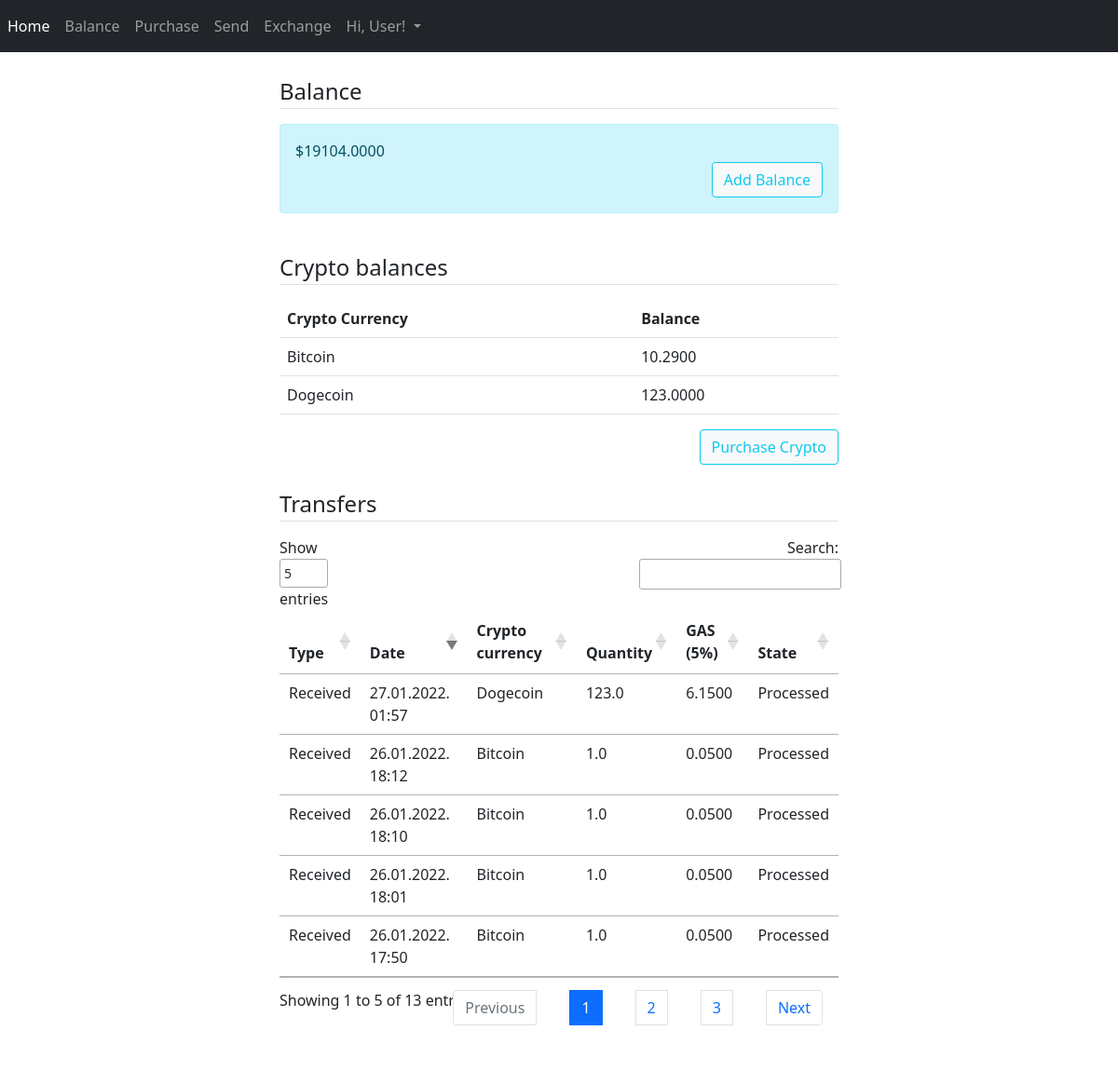
The app's page /balance (signed in) with its own data.
### CryptoExchange/models/dbmodels.py (models this page shows, shortened)
class User(db.Model, UserMixin):
    id = db.Column(db.Integer, primary_key=True)
    first_name = db.Column(db.String(20), nullable=False)
    last_name = db.Column(db.String(20), nullable=False)
    address = db.Column(db.String(20), nullable=False)
    city = db.Column(db.String(20), nullable=False)
    country = db.Column(db.String(20), nullable=False)
    phone = db.Column(db.String(15), nullable=False, unique=True)
    email = db.Column(db.String(120), nullable=False, unique=True)
    password = db.Column(db.String(60), nullable=False)
    verified = db.Column(db.Boolean, default=False, nullable=False)
    balance = db.Column(db.Float, default=0, nullable=False)
    sent_transactions = db.relationship('Transactions', backref='sender',
                                        foreign_keys="Transactions.sender_id", lazy=True)
    recv_transactions = db.relationship('Transactions', backref='receiver',
                                        foreign_keys="Transactions.receiver_id", lazy=True)

class Transactions(db.Model):
    id = db.Column(db.Integer, primary_key=True)
    sender_id = db.Column(db.Integer, db.ForeignKey('user.id'), nullable=False)
    receiver_id = db.Column(db.Integer, db.ForeignKey('user.id'), nullable=False)
    transaction_hash = db.Column(db.String(64), nullable=False, default='0')
    crypto = db.Column(db.String(60), nullable=False)
    quantity = db.Column(db.Float, nullable=False)
    gas_percentage = db.Column(db.Float, nullable=False)
    gas = db.Column(db.Float, nullable=False)
    state = db.Column(db.Enum(TransactionState), nullable=False, default=TransactionState.IN_PROCESS)
    date_started = db.Column(db.DateTime, nullable=False, default=datetime.now)

### CryptoExchange/controllers/routes.py (the view)
@app.route('/balance')
@login_required
def balance():
    if not current_user.verified:
        return redirect(url_for('profile_activation'))
    account_balance = current_user.balance
    crypto_balance = get_user_crypto_balance(current_user.id)
    transfers = Transactions.query.filter(((Transactions.sender_id == current_user.id)
                                           | (Transactions.receiver_id == current_user.id))
                                          & (Transactions.sender_id != Transactions.receiver_id)).all()
    return render_template('balance.html', title='Balance',
                           balance=account_balance,
                           crypto_balance=crypto_balance,
                           transfer=transfers)

### CryptoExchange/models/dbmodels.py (called while the page is built)
@login_manager.user_loader
def load_user(user_id):
    return User.query.get(int(user_id))

### CryptoExchange/templates/balance.html (shortened to what this page needs)
{% extends "layout.html" %}
{% block content %}
<div style="margin: 0 auto; width: 50%;">
    <br/>
    <div style="container-fluid">
        <legend class="border-bottom mb-3">Balance</legend>
        <div class="alert alert-info" role="alert">
            ${{ "{:.4f}".format(balance) }}
            <div style="text-align: right;">
                        <a class="btn btn-outline-info btn-light" href="{{ url_for('add_balance') }}" role="button">Add Balance</a>
                        </div>
        </div>
        <br/>
    </div>
    <div style="container-fluid">
        <legend class="border-bottom mb-3">Crypto balances</legend>
        <table class="table table-hover">
            <tr>
                <th>Crypto Currency</th>
                <th>Balance</th>
            </tr>
            {% for key, value in crypto_balance.items() %}
            <tr>
                <td>{{ key }}</td>
                <td>{{ "{:.4f}".format(value) }}</td>
            </tr>
            {% endfor %}
        </table>
                <div style="text-align: right;">
                        <a class="btn btn-outline-info btn-light" href="{{ url_for('purchase') }}" role="button">Purchase Crypto</a>
                        </div>
    </div>
    <br/>
    <div style="container-fluid">
        <legend class="border-bottom mb-3">Transfers</legend>
        <table id="data" class="table table-hover">
            <thead>
            <tr>
                <th>Type</th>
                <th>Date</th>
                <th>Crypto currency</th>
                <th>Quantity</th>
                <th>GAS (5%)</th>
                <th>State</th>
            </tr>
            </thead>
            <tbody>
            {% for item in transfer %}
            <tr>
                {% if item.receiver_id == current_user.id and item.sender_id == current_user.id %}
                <td>Bought</td>
                {% elif item.sender_id == current_user.id %}
                <td>Sent</td>
                {% elif item.receiver_id == current_user.id %}
                <td>Received</td>
                {% endif %}
                <td>{{ item.date_started.strftime('%d.%m.%Y. %H:%M') }}</td>
                <td>{{ item.crypto }}</td>
                <td>{{ item.quantity }}</td>
                <td>{{ "{:.4f}".format(item.gas) }}</td>
                <td>{{ item.state.value }}</td>
            </tr>
            {% endfor %}
            </tbody>
        </table>
    </div>
</div>
{% endblock content %}

### CryptoExchange/templates/layout.html (shortened to what this page needs)
<!DOCTYPE html>
<html lang="en" xmlns="">
<head>
    <link href="https://cdn.jsdelivr.net/npm/bootstrap@5.1.3/dist/css/bootstrap.min.css" rel="stylesheet"
>
    <link rel="stylesheet" type="text/css" href="https://cdn.datatables.net/1.11.4/css/jquery.dataTables.css">
</head>
<body>
<nav class="navbar navbar-expand-sm navbar-dark bg-dark">
    <div class="collapse navbar-collapse" id="navbarNav">
        <div class="navbar-nav">
            <a class="nav-item nav-link active" href="{{ url_for('home') }}">Home</a>
            {% if current_user.is_authenticated %}
            <a class="nav-item nav-link" href="{{ url_for('balance') }}">Balance</a>
            <a class="nav-item nav-link" href="{{ url_for('purchase') }}">Purchase</a>
            <a class="nav-item nav-link" href="{{ url_for('transfer') }}">Send</a>
            <a class="nav-item nav-link" href="{{ url_for('exchange') }}">Exchange</a>
            <div class="nav-item dropdown ms-auto">
                <a class="nav-link dropdown-toggle" href="#" id="navbarDropdownMenuLink" role="button"
                   data-toggle="dropdown" aria-haspopup="true" aria-expanded="false">
                    Hi, {{ current_user.first_name }}!
                </a>
            </div>
            {% else %}
            <a class="nav-item nav-link" href="{{ url_for('register') }}">Register</a>
            <a class="nav-item nav-link" href="{{ url_for('login') }}">Login</a>
            {% endif %}
        </div>
    </div>
</nav>
{% block content %}{% endblock %}
</body>
<br/>
</html>

### records on screen
User: first_name "User", balance "19104.0000"
Transactions: crypto "Bitcoin", value "10.2900"
Transactions: crypto "Dogecoin", quantity "123.0000", shows "Received", date_started "27.01.2022. 01:57", quantity "123.0", gas "6.1500", state.value "Processed"
Transactions: shows "Received", date_started "26.01.2022. 17:50", crypto "Bitcoin", quantity "1.0", gas "0.0500", state.value "Processed"
Transactions: shows "Received", date_started "26.01.2022. 18:01", crypto "Bitcoin", quantity "1.0", gas "0.0500", state.value "Processed"
Transactions: shows "Received", date_started "26.01.2022. 18:10", crypto "Bitcoin", quantity "1.0", gas "0.0500", state.value "Processed"
Transactions: shows "Received", date_started "26.01.2022. 18:12", crypto "Bitcoin", quantity "1.0", gas "0.0500", state.value "Processed"
